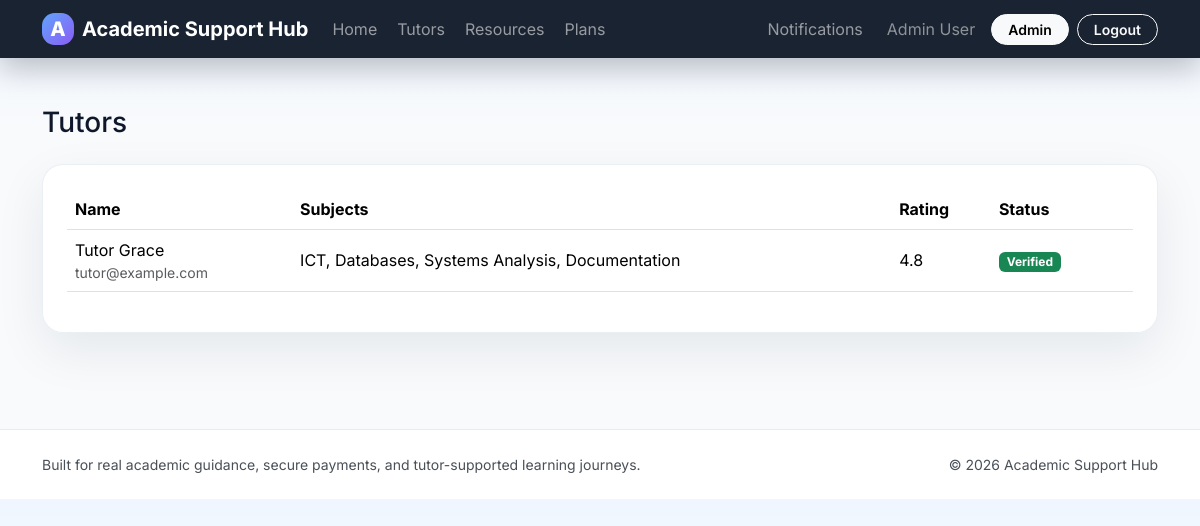
The page /admin/tutors.php (signed in) on the database its author committed.
### tables this page shows
CREATE TABLE settings (
    id INT UNSIGNED AUTO_INCREMENT PRIMARY KEY,
    setting_key VARCHAR(100) NOT NULL UNIQUE,
    setting_value TEXT NOT NULL
);

CREATE TABLE users (
    id INT UNSIGNED AUTO_INCREMENT PRIMARY KEY,
    name VARCHAR(150) NOT NULL,
    email VARCHAR(190) NOT NULL UNIQUE,
    password VARCHAR(255) NOT NULL,
    role ENUM('admin','student','tutor') NOT NULL DEFAULT 'student',
    university VARCHAR(190) NULL,
    bio TEXT NULL,
    avatar_path VARCHAR(255) NULL,
    created_at TIMESTAMP NOT NULL DEFAULT CURRENT_TIMESTAMP
);

CREATE TABLE tutor_profiles (
    id INT UNSIGNED AUTO_INCREMENT PRIMARY KEY,
    user_id INT UNSIGNED NOT NULL UNIQUE,
    headline VARCHAR(190) NOT NULL,
    bio TEXT NOT NULL,
    subjects VARCHAR(255) NOT NULL,
    starting_price DECIMAL(10,2) NOT NULL DEFAULT 25.00,
    min_offer_price DECIMAL(10,2) NOT NULL DEFAULT 15.00,
    rating_average DECIMAL(3,2) NOT NULL DEFAULT 0,
    total_reviews INT UNSIGNED NOT NULL DEFAULT 0,
    total_sessions INT UNSIGNED NOT NULL DEFAULT 0,
    is_verified TINYINT(1) NOT NULL DEFAULT 0,
    created_at TIMESTAMP NOT NULL DEFAULT CURRENT_TIMESTAMP,
    CONSTRAINT fk_tutor_profiles_user FOREIGN KEY (user_id) REFERENCES users(id) ON DELETE CASCADE
);

### includes/bootstrap.php (called while the page is built, shortened)
<?php
require_once __DIR__ . '/../config/config.php';
require_once __DIR__ . '/functions.php';
refresh_current_user();

### admin/tutors.php (the view, shortened to what this page needs)
<?php
require_once __DIR__ . '/../includes/bootstrap.php';
$tutors = $pdo->query("
    SELECT u.id, u.name, u.email, tp.headline, tp.subjects, tp.is_verified, tp.rating_average, tp.total_sessions
    FROM users u
    INNER JOIN tutor_profiles tp ON tp.user_id = u.id
    WHERE u.role = 'tutor'
    ORDER BY tp.is_verified ASC, u.id DESC
")->fetchAll();
include __DIR__ . '/../includes/header.php';
?>
<h1 class="h3 mb-4">Tutors</h1>
<div class="card card-soft p-4">
    <div class="table-responsive">
        <table class="table align-middle">
            <thead><tr><th>Name</th><th>Subjects</th><th>Rating</th><th>Status</th><th></th></tr></thead>
            <tbody>
                <?php foreach ($tutors as $tutor): ?>
                    <tr>
                        <td><?= e($tutor['name']) ?><div class="small text-muted"><?= e($tutor['email']) ?></div></td>
                        <td><?= e($tutor['subjects']) ?></td>
                        <td><?= number_format((float) $tutor['rating_average'], 1) ?></td>
                        <td><?= $tutor['is_verified'] ? status_badge('verified') : status_badge('pending') ?></td>
                        <td>
                        </td>
                    </tr>
                <?php endforeach; ?>
            </tbody>
        </table>
    </div>
</div>
<?php include __DIR__ . '/../includes/footer.php'; ?>

### includes/header.php (shortened to what this page needs)
<?php
$user = current_user();
$platformName = get_setting('platform_name', APP_NAME);
?>
<!doctype html>
<html lang="en">
<head>
    <link href="https://cdn.jsdelivr.net/npm/bootstrap@5.3.7/dist/css/bootstrap.min.css" rel="stylesheet">
    <link href="<?= app_url('assets/css/style.css') ?>" rel="stylesheet">
</head>
<body>
<nav class="navbar navbar-expand-lg navbar-dark glass-nav sticky-top">
    <div class="container">
        <a class="navbar-brand fw-bold d-flex align-items-center gap-2" href="<?= app_url() ?>">
            <span class="brand-mark">A</span>
            <span><?= e($platformName) ?></span>
        </a>
        <div class="collapse navbar-collapse" id="appNav">
            <ul class="navbar-nav me-auto mb-2 mb-lg-0 gap-lg-1">
                <li class="nav-item"><a class="nav-link" href="<?= app_url() ?>">Home</a></li>
                <li class="nav-item"><a class="nav-link" href="<?= app_url('tutors.php') ?>">Tutors</a></li>
                <li class="nav-item"><a class="nav-link" href="<?= app_url('resources.php') ?>">Resources</a></li>
                <li class="nav-item"><a class="nav-link" href="<?= app_url('pricing.php') ?>">Plans</a></li>
            </ul>
            <ul class="navbar-nav align-items-lg-center gap-lg-2">
                <?php if ($user): ?>
                    <li class="nav-item dropdown">
                        <a class="nav-link position-relative" href="#" data-bs-toggle="dropdown">Notifications</a>
                    </li>
                    <li class="nav-item"><span class="nav-link text-white-50"><?= e($user['name']) ?></span></li>
                    <?php if ($user['role'] === 'admin'): ?>
                        <li class="nav-item"><a class="btn btn-light btn-sm rounded-pill px-3" href="<?= app_url('admin/dashboard.php') ?>">Admin</a></li>
                    <?php elseif ($user['role'] === 'tutor'): ?>
                        <li class="nav-item"><a class="btn btn-light btn-sm rounded-pill px-3" href="<?= app_url('tutor/dashboard.php') ?>">Tutor panel</a></li>
                    <?php else: ?>
                        <li class="nav-item"><a class="btn btn-light btn-sm rounded-pill px-3" href="<?= app_url('student/dashboard.php') ?>">Student panel</a></li>
                    <?php endif; ?>
                    <li class="nav-item"><a class="btn btn-outline-light btn-sm rounded-pill px-3" href="<?= app_url('logout.php') ?>">Logout</a></li>
                <?php else: ?>
                    <li class="nav-item"><a class="btn btn-outline-light btn-sm rounded-pill px-3" href="<?= app_url('login.php') ?>">Login</a></li>
                    <li class="nav-item"><a class="btn btn-warning btn-sm rounded-pill px-3" href="<?= app_url('register.php') ?>">Create account</a></li>
                <?php endif; ?>
            </ul>
        </div>
    </div>
</nav>
<main class="py-4 py-lg-5">
    <div class="container">

### includes/functions.php (shortened to what this page needs)
<?php
function app_url(string $path = ''): string
{
    $path = ltrim($path, '/');
    return BASE_URL . ($path !== '' ? '/' . $path : '');
}
function e(mixed $value): string
{
    return htmlspecialchars((string) $value, ENT_QUOTES, 'UTF-8');
}
function current_user(): ?array
{
    return $_SESSION['user'] ?? null;
}
function refresh_current_user(): void
{
    global $pdo;
    $stmt = $pdo->prepare('SELECT * FROM users WHERE id = :id LIMIT 1');
    $stmt->execute(['id' => (int) $_SESSION['user']['id']]);
}
function get_setting(string $key, string $default = ''): string
{
    global $pdo;
    $stmt = $pdo->prepare('SELECT setting_value FROM settings WHERE setting_key = :setting_key LIMIT 1');
    $stmt->execute(['setting_key' => $key]);
    $row = $stmt->fetch();
    return (string) ($row['setting_value'] ?? $default);
}
function status_badge(string $status): string
{
    $map = [
        'open' => 'warning', 'quoted' => 'info', 'accepted' => 'primary', 'awaiting_payment' => 'warning',
        'payment_pending' => 'warning', 'paid' => 'success', 'in_progress' => 'primary', 'completed' => 'success',
        'cancelled' => 'secondary', 'held' => 'warning', 'released' => 'success', 'pending' => 'warning',
        'requested' => 'warning', 'approved' => 'success', 'rejected' => 'danger', 'active' => 'success',
        'expired' => 'secondary', 'verified' => 'success', 'failed' => 'danger', 'submitted' => 'info'
    ];
    $class = $map[$status] ?? 'secondary';
    return '<span class="badge text-bg-' . $class . '">' . e(ucwords(str_replace('_', ' ', $status))) . '</span>';
}

### includes/footer.php (shortened to what this page needs)
    </div>
</main>
<footer class="footer-shell mt-5">
    <div class="container d-flex flex-column flex-md-row justify-content-between gap-2 small text-light-emphasis">
        <div>Built for real academic guidance, secure payments, and tutor-supported learning journeys.</div>
        <div>&copy; <?= date('Y') ?> <?= e(get_setting('platform_name', APP_NAME)) ?></div>
    </div>
</footer>
</body>
</html>

### assets/css/style.css (style rules this page uses)
:root { --bg:#081120;--surface:#ffffff;--muted:#64748b;--line:#e2e8f0;--brand:#2563eb;--brand-2:#8b5cf6;--success:#10b981;--warning:#f59e0b;--shadow:0 18px 50px rgba(15,23,42,.08); }
* { box-sizing:border-box }
body { font-family:Inter,system-ui,-apple-system,sans-serif;background:linear-gradient(180deg,#eff6ff 0%,#f8fafc 25%,#f8fafc 100%);color:#0f172a }
.glass-nav { background:rgba(8,17,32,.92);backdrop-filter:blur(14px);box-shadow:0 10px 30px rgba(2,6,23,.25) }
.brand-mark { display:inline-grid;place-items:center;width:2rem;height:2rem;border-radius:.8rem;background:linear-gradient(135deg,#60a5fa,#8b5cf6);font-weight:800 }
.card-soft,.metric-card,.pricing-card { border:1px solid rgba(226,232,240,.7);background:rgba(255,255,255,.92);backdrop-filter:blur(10px);border-radius:1.3rem;box-shadow:var(--shadow) }
.footer-shell { padding:1.5rem 0;background:#fff;border-top:1px solid rgba(226,232,240,.8) }
.btn { border-radius:.9rem;font-weight:600 }

### rows shown on the page
settings: setting_value "Academic Support Hub"
users: name "Admin User"
tutor_profiles: user.name "Tutor Grace", user.email "tutor@example.com", subjects "ICT, Databases, Systems Analysis, Documentation", rating_average "4.8"
